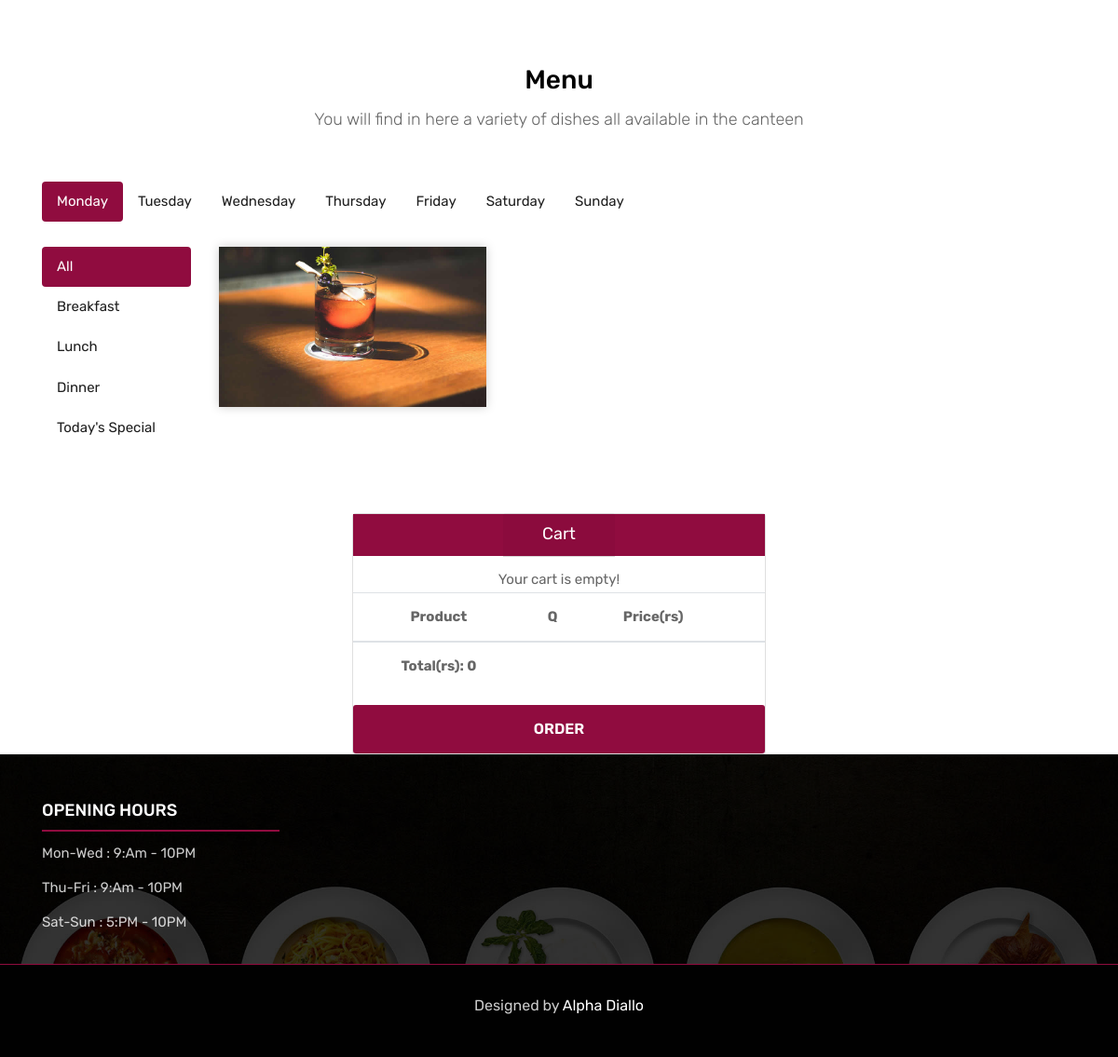
Before: / (lower part) with the older database file.
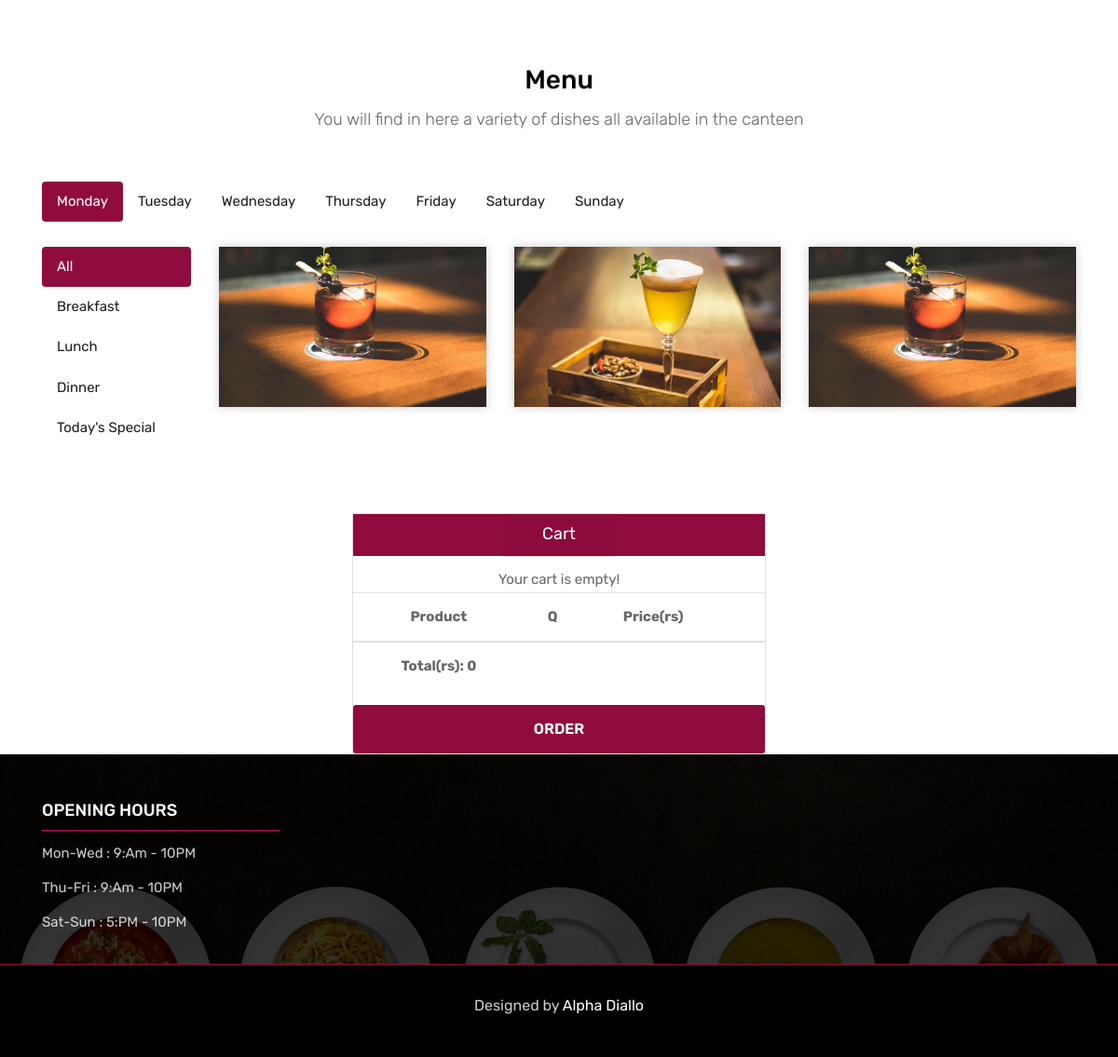
After: the same page with the newer database file.
### tables this page shows
CREATE TABLE IF NOT EXISTS `categories` (
  `catId` int(11) NOT NULL AUTO_INCREMENT PRIMARY KEY,
  `catName` varchar(64) NOT NULL,
  `catSlug` varchar(64) NOT NULL
);

CREATE TABLE IF NOT EXISTS `dishes` (
  `dishId` int(11) NOT NULL AUTO_INCREMENT PRIMARY KEY,
  `dishName` varchar(64) NOT NULL,
  `dishDescription` varchar(64) NOT NULL,
  `dishImage` varchar(64) NOT NULL,
  `dishPrice` varchar(64) NOT NULL,
  `dishCategory` int(11) NOT NULL,
  `dishDateAdded` date NOT NULL,
  `dishAvailability` boolean NOT NULL,
   
   
  FOREIGN KEY(dishCategory) REFERENCES categories(catId) ON DELETE CASCADE
);

### classes/categories.class.php (called while the page is built, shortened)
<?php
  class Categories
  {
    private $db;
    public function __construct ($conn) {
        $this->db = $conn;
    }
    public function fetchCategories() {
      $stmt = "SELECT * FROM categories;";
      $result = mysqli_query($this->db,$stmt);
      while ($row = mysqli_fetch_assoc($result)) {
        $array[] = $row;
      }
      return $array;
    }
  }
 ?>

### classes/dishes.class.php (called while the page is built, shortened)
<?php
  class Dishes
  {
    private $db;
    public function __construct ($conn) {
        $this->db = $conn;
    }
    public function fetchAllDishes() {
      $arrayResult = array();
      $stmt = "SELECT * FROM dishes;";
      $result = mysqli_query($this->db,$stmt);
      while ($row = mysqli_fetch_assoc($result)) {
        $arrayResult[] = $row;
      }
      return $arrayResult;
    }
  }
 ?>

### index.php (the view, shortened to what the changed rows need)
<?php
	require_once('includes/dbh.inc.php');
	require_once('classes/categories.class.php');
	require_once('classes/dishes.class.php');
	$categories = new Categories($conn);
	$dishes = new Dishes($conn);
	$dataFetched = $categories->fetchCategories();
	$fetchingAllDishes = $dishes->fetchAllDishes();
	$total=0;
 ?>
<!DOCTYPE html>
<html lang="en">
<head>
	<link rel="stylesheet" href="css/bootstrap.min.css">
	<link rel="stylesheet" href="css/style.css">
	<link rel="stylesheet" href="css/responsive.css">
	<link rel="stylesheet" href="css/custom.css">
</head>
<body data-spy="scroll" data-target="#pb-navbar" data-offset="200">
	<div id="section-menu" class="menu-box">
		<div class="container">
			<div class="row">
				<div class="col-lg-12">
					<div class="heading-title text-center">
						<h2>Menu</h2>
					</div>
				</div>
			</div>
			<br>
			<div class="row inner-menu-box">
				<div class="col-2">
					<div class="nav flex-column nav-pills" id="v-pills-tab" role="tablist" aria-orientation="vertical">
						<a class="nav-link active" id="v-pills-home-tab" data-toggle="pill" href="#v-pills-home" role="tab" aria-controls="v-pills-home" aria-selected="true">All</a>
						<?php
							for($i = 0; $i < count($dataFetched); $i++) {
								echo '
								<a class="nav-link" id="v-pills-profile-tab" data-toggle="pill" href="#v-pills-'.$dataFetched[$i]["catSlug"].'" role="tab" aria-controls="v-pills-'.$dataFetched[$i]["catSlug"].'" aria-selected="false">'.$dataFetched[$i]["catName"].'</a>
								';
							}
						 ?>
						<a class="nav-link" id="v-pills-settings-tab" data-toggle="pill" href="#v-pills-settings" role="tab" aria-controls="v-pills-settings" aria-selected="false">Today's Special</a>
					</div>
				</div>
				<div class="col-10">
					<div class="tab-content" id="v-pills-tabContent">
						<div class="tab-pane fade show active" id="v-pills-home" role="tabpanel" aria-labelledby="v-pills-home-tab">
							<div class="row">
								<?php
									for($i = 0; $i < count($fetchingAllDishes); $i++) {
										echo '
										<div class="col-lg-4 col-md-6 special-grid drinks">
											<div class="gallery-single fix">
												<img src="'.$fetchingAllDishes[$i]['dishImage'].'" class="img-fluid" alt="Image">
												<div class="why-text">
													<h4>'.$fetchingAllDishes[$i]['dishName'].'</h4>
													<p>'.$fetchingAllDishes[$i]['dishDescription'].'</p>
													<div class="remember-checkbox d-flex align-items-center justify-content-between">
														<h5> $'.$fetchingAllDishes[$i]['dishPrice'].'</h5>
														<a class="btn-cart btn btn-primary btn-animated mx-3" style="background-color:#900C3F;color: white;" href="includes/addToCart.inc.php?id='.$fetchingAllDishes[$i]['dishId'].'&quantity=1&name='.$fetchingAllDishes[$i]['dishName'].'&price='.$fetchingAllDishes[$i]['dishPrice'].'">
															<i class="fa fa-shopping-cart"></i>
														</a>
													</div>
												</div>
											</div>
										</div>
										';
									}
								 ?>
							</div>
						</div>
					</div>
				</div>
			</div>
		</div>
	</div>
	<div id="section-cart" class="row">
		<div class="col-lg-12">
			<div class="container h-100 d-flex justify-content-center align-items-center" >
				<div class="card text-center" style="width: 40%;">
					<div class="">
						<table class="table">
							<thead>
								<tr>
									<th>Product</th>
									<th>Q</th>
									<th>Price(rs)</th>
									<th></th>
								</tr>
							</thead>
							<tfoot>
								<tr>
									<th>Total(rs): <?php echo $total; ?></th>
								</tr>
							</tfoot>
						</table>
					</div>
				</div>
			</div>
		</div>
	</div>
</body>
</html>

Changed rows visible on the page:
added dishes: dishImage (picture)
added dishes: dishImage (picture)
